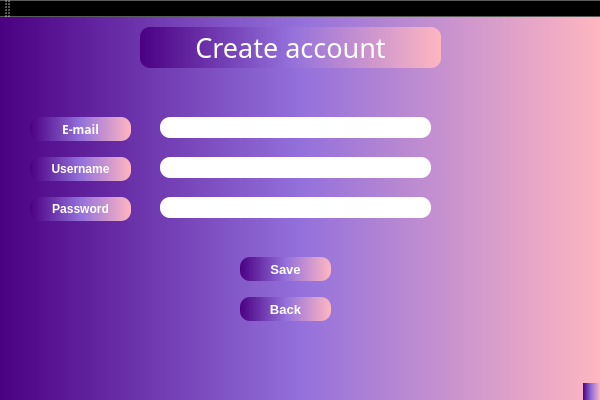
<?xml version="1.0" encoding="UTF-8"?>
<ui version="4.0">
 <class>CreateAccountClass</class>
 <widget class="QMainWindow" name="CreateAccountClass">
  <property name="geometry">
   <rect>
    <x>0</x>
    <y>0</y>
    <width>600</width>
    <height>400</height>
   </rect>
  </property>
  <property name="windowTitle">
   <string>CreateAccount</string>
  </property>
  <property name="styleSheet">
   <string notr="true">background-color: qlineargradient(spread:pad, x1:0, y1:0, x2:1, y2:0, stop:0 rgba(75, 0, 130, 255), stop:0.5 rgba(147, 112, 219, 255), stop:1 rgba(255, 182, 193, 255))
</string>
  </property>
  <widget class="QWidget" name="centralWidget">
   <widget class="QPushButton" name="pushButton">
    <property name="geometry">
     <rect>
      <x>140</x>
      <y>10</y>
      <width>301</width>
      <height>41</height>
     </rect>
    </property>
    <property name="font">
     <font>
      <family>Imprint MT Shadow</family>
      <pointsize>20</pointsize>
      <italic>false</italic>
      <bold>false</bold>
     </font>
    </property>
    <property name="styleSheet">
     <string notr="true">background-color: qlineargradient(spread:pad, x1:0, y1:0, x2:1, y2:0, stop:0 rgba(75, 0, 130, 255), stop:0.5 rgba(147, 112, 219, 255), stop:1 rgba(255, 182, 193, 255));
color: white;
border-radius: 10px;</string>
    </property>
    <property name="text">
     <string>Create account</string>
    </property>
   </widget>
   <widget class="QPushButton" name="pushButton_2">
    <property name="geometry">
     <rect>
      <x>30</x>
      <y>100</y>
      <width>101</width>
      <height>24</height>
     </rect>
    </property>
    <property name="font">
     <font>
      <family>Arial Black</family>
      <bold>true</bold>
     </font>
    </property>
    <property name="styleSheet">
     <string notr="true">background-color: qlineargradient(spread:pad, x1:0, y1:0, x2:1, y2:0, stop:0 rgba(75, 0, 130, 255), stop:0.5 rgba(147, 112, 219, 255), stop:1 rgba(255, 182, 193, 255));
;
color: white;
border-radius: 10px;</string>
    </property>
    <property name="text">
     <string>E-mail</string>
    </property>
   </widget>
   <widget class="QPushButton" name="pushButton_3">
    <property name="geometry">
     <rect>
      <x>30</x>
      <y>140</y>
      <width>101</width>
      <height>24</height>
     </rect>
    </property>
    <property name="font">
     <font>
      <family>Arial</family>
      <italic>false</italic>
      <bold>true</bold>
     </font>
    </property>
    <property name="styleSheet">
     <string notr="true">background-color: qlineargradient(spread:pad, x1:0, y1:0, x2:1, y2:0, stop:0 rgba(75, 0, 130, 255), stop:0.5 rgba(147, 112, 219, 255), stop:1 rgba(255, 182, 193, 255));
color: white;
border-radius: 10px;</string>
    </property>
    <property name="text">
     <string>Username</string>
    </property>
   </widget>
   <widget class="QPushButton" name="pushButton_4">
    <property name="geometry">
     <rect>
      <x>30</x>
      <y>180</y>
      <width>101</width>
      <height>24</height>
     </rect>
    </property>
    <property name="font">
     <font>
      <family>Arial</family>
      <bold>true</bold>
     </font>
    </property>
    <property name="styleSheet">
     <string notr="true">background-color: qlineargradient(spread:pad, x1:0, y1:0, x2:1, y2:0, stop:0 rgba(75, 0, 130, 255), stop:0.5 rgba(147, 112, 219, 255), stop:1 rgba(255, 182, 193, 255));
color: white;
border-radius: 10px;</string>
    </property>
    <property name="text">
     <string>Password</string>
    </property>
   </widget>
   <widget class="QPushButton" name="pushButton_5">
    <property name="geometry">
     <rect>
      <x>240</x>
      <y>240</y>
      <width>91</width>
      <height>24</height>
     </rect>
    </property>
    <property name="font">
     <font>
      <family>Arial</family>
      <pointsize>10</pointsize>
      <bold>true</bold>
     </font>
    </property>
    <property name="styleSheet">
     <string notr="true">background-color: qlineargradient(spread:pad, x1:0, y1:0, x2:1, y2:0, stop:0 rgba(75, 0, 130, 255), stop:0.5 rgba(147, 112, 219, 255), stop:1 rgba(255, 182, 193, 255));
;
color: white;
border-radius: 10px;</string>
    </property>
    <property name="text">
     <string>Save</string>
    </property>
   </widget>
   <widget class="QPushButton" name="pushButton_6">
    <property name="geometry">
     <rect>
      <x>240</x>
      <y>280</y>
      <width>91</width>
      <height>24</height>
     </rect>
    </property>
    <property name="font">
     <font>
      <family>Arial</family>
      <pointsize>10</pointsize>
      <bold>true</bold>
     </font>
    </property>
    <property name="styleSheet">
     <string notr="true">background-color: qlineargradient(spread:pad, x1:0, y1:0, x2:1, y2:0, stop:0 rgba(75, 0, 130, 255), stop:0.5 rgba(147, 112, 219, 255), stop:1 rgba(255, 182, 193, 255));
;
color: white;
border-radius: 10px;</string>
    </property>
    <property name="text">
     <string>Back</string>
    </property>
   </widget>
   <widget class="QLineEdit" name="lineEdit">
    <property name="geometry">
     <rect>
      <x>160</x>
      <y>100</y>
      <width>271</width>
      <height>21</height>
     </rect>
    </property>
    <property name="styleSheet">
     <string notr="true">background: rgb(255, 255, 255);
border-radius: 10px;</string>
    </property>
   </widget>
   <widget class="QLineEdit" name="lineEdit_2">
    <property name="geometry">
     <rect>
      <x>160</x>
      <y>140</y>
      <width>271</width>
      <height>21</height>
     </rect>
    </property>
    <property name="styleSheet">
     <string notr="true">background: rgb(255, 255, 255);
border-radius: 10px;</string>
    </property>
   </widget>
   <widget class="QLineEdit" name="lineEdit_3">
    <property name="geometry">
     <rect>
      <x>160</x>
      <y>180</y>
      <width>271</width>
      <height>21</height>
     </rect>
    </property>
    <property name="styleSheet">
     <string notr="true">background: rgb(255, 255, 255);
border-radius: 10px;</string>
    </property>
   </widget>
  </widget>
  <widget class="QMenuBar" name="menuBar">
   <property name="geometry">
    <rect>
     <x>0</x>
     <y>0</y>
     <width>600</width>
     <height>22</height>
    </rect>
   </property>
  </widget>
  <widget class="QToolBar" name="mainToolBar">
   <attribute name="toolBarArea">
    <enum>TopToolBarArea</enum>
   </attribute>
   <attribute name="toolBarBreak">
    <bool>false</bool>
   </attribute>
  </widget>
  <widget class="QStatusBar" name="statusBar"/>
 </widget>
 <layoutdefault spacing="6" margin="11"/>
 <resources/>
 <connections/>
</ui>
